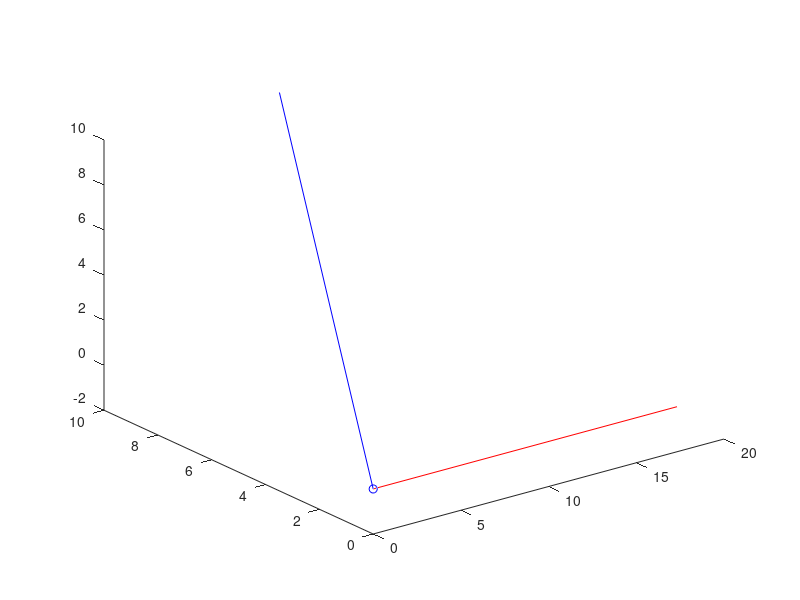

Write MATLAB code to recreate this figure.
%[wandO1,wandO2,wandO3,wandX1,wandX2,wandX3,wandX4,wandX5,wandX6,wandY11,wandY12,wandY13,wandY21,wandY22,wandY23,Tracker1,Tracker2,Tracker3,Tracker4,Tracker5,Tracker6,Tracker7] = importfile('test_translation.txt', 3, inf);
wandO1 = [0, 10];
wandO2 = [0, 10];
wandO3 = [0, 10];

Tracker1 = [0,0];
Tracker2 = [0,0];
Tracker3 = [0,0];

wandO1 = wandO1 - wandO1(1);
wandO2 = wandO2 - wandO2(1);
wandO3 = wandO3 - wandO3(1);
Tracker1 = (Tracker1 - Tracker1(1));
Tracker2 = -(Tracker2 - Tracker2(1));
Tracker3 = (Tracker3 - Tracker3(1));
plot3(wandO1,wandO2,wandO3,'b-')
hold on
plot3(wandO1(1),wandO2(1),wandO3(1),'bo')
hold on

%plot3([Tracker1(1),Tracker1(end)],[Tracker2(1),Tracker2(end)],[Tracker3(1),Tracker3(end)],'-o')
%hold on

for i = 2:length(wandO1)
    wand_z_rot = -atan2(wandO2(i),wandO1(i))
    wand_y_rot = atan2(wandO3(i),wandO1(i))%sqrt(wandO1(i)^2+wandO2(i)^2));
    wand_z_rot_matrix = [cos(wand_z_rot), -sin(wand_z_rot),0,0; sin(wand_z_rot), cos(wand_z_rot), 0,0; 0, 0, 1, 0; 0, 0, 0, 1]
    wand_y_rot_matrix = [cos(wand_y_rot), 0, sin(wand_y_rot), 0; 0, 1, 0, 0; -sin(wand_y_rot), 0, cos(wand_y_rot), 0; 0, 0, 0, 1]
    original = [wandO1(i);wandO2(i);wandO3(i);1]
    Temp = (wand_z_rot_matrix * original)
    wandO1(i) = Temp(1);
    wandO2(i) = Temp(2);
    wandO3(i) = Temp(3);
    wand_y_rot = atan2(wandO3(i),wandO1(i))
    wand_y_rot_matrix = [cos(wand_y_rot), 0, sin(wand_y_rot), 0; 0, 1, 0, 0; -sin(wand_y_rot), 0, cos(wand_y_rot), 0; 0, 0, 0, 1]
    Temp = (wand_y_rot_matrix * Temp)
    wandO1(i) = Temp(1);
    wandO2(i) = Temp(2);
    wandO3(i) = Temp(3);
    %Temp_test = z_rot_matrix * y_rot_matrix * [End_Error_X;End_Error_Y;End_Error_Z];
    %End_Error_X = Temp_test(1);
    %End_Error_Y = Temp_test(2);
    %End_Error_Z = Temp_test(3);
    
    plot3([wandO1(1),wandO1(i)],[wandO2(1),wandO2(i)],[wandO3(1),wandO3(i)],'r-')
    hold on
end

%plot3([wandO1(1),wandO1(end)],[wandO2(1),wandO2(end)],[wandO3(1),wandO3(end)],'r-')
%hold on
%plot3([0,End_Error_X],[0,End_Error_Y],[0,End_Error_Z],'g-')
% %hold on
% 
% plot3(Tracker1,Tracker2,Tracker3,'r-')
% hold on
% plot3(Tracker1(1),Tracker2(1),Tracker3(1),'ro')
% hold on
% plot3([Tracker1(1),Tracker1(end)],[Tracker2(1),Tracker2(end)],[Tracker3(1),Tracker3(end)],'-o')
% hold on